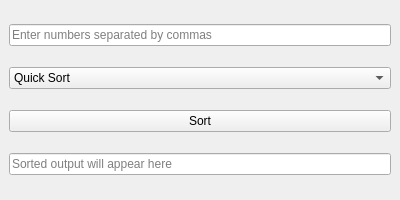
<?xml version="1.0" encoding="UTF-8"?>
<ui version="4.0">
 <class>UI</class>
 <widget class="QMainWindow" name="UI">
  <property name="geometry">
   <rect>
    <x>0</x>
    <y>0</y>
    <width>400</width>
    <height>200</height>
   </rect>
  </property>
  <property name="windowTitle">
   <string>Sorting Application</string>
  </property>
  <widget class="QWidget" name="centralWidget">
   <layout class="QVBoxLayout" name="verticalLayout">
    <item>
     <widget class="QLineEdit" name="inputLineEdit">
      <property name="placeholderText">
       <string>Enter numbers separated by commas</string>
      </property>
     </widget>
    </item>
    <item>
     <widget class="QComboBox" name="sorterComboBox">
      <item>
       <property name="text">
        <string>Quick Sort</string>
       </property>
      </item>
      <item>
       <property name="text">
        <string>Heap Sort</string>
       </property>
      </item>
      <item>
       <property name="text">
        <string>Shell Sort</string>
       </property>
      </item>
     </widget>
    </item>
    <item>
     <widget class="QPushButton" name="sortButton">
      <property name="text">
       <string>Sort</string>
      </property>
     </widget>
    </item>
    <item>
     <widget class="QLineEdit" name="outputLineEdit">
      <property name="placeholderText">
       <string>Sorted output will appear here</string>
      </property>
      <property name="readOnly">
       <bool>true</bool>
      </property>
     </widget>
    </item>
   </layout>
  </widget>
 </widget>
 <resources/>
 <connections/>
</ui>
